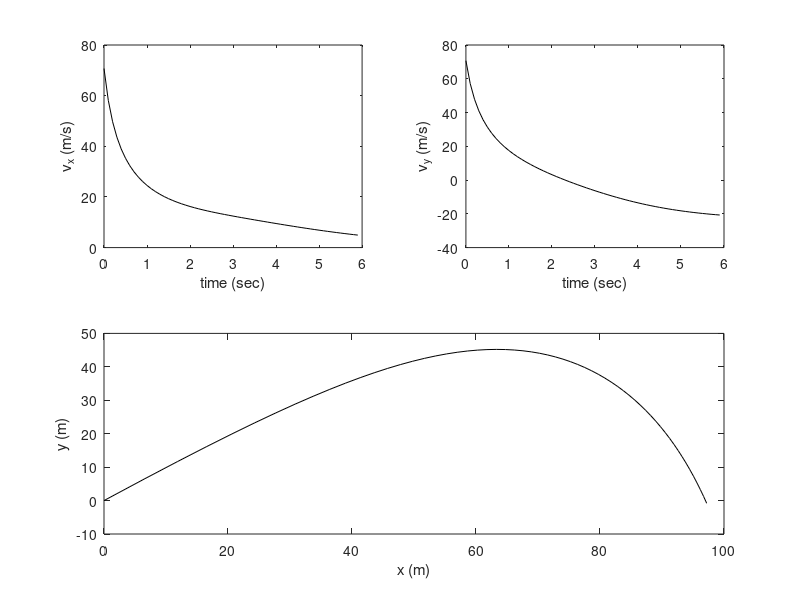

MATLAB code to generate this figure:
% Projectile Motion:
% Program to compute the 2D projectile of a baseball using
% the Euler, Euler-Cromer, and Midpoint methods.
%
clear, clc
% Initial conditions
x0=[0 0];
theta=45*pi/180;
v0=100;
v0=[v0*cos(theta) v0*sin(theta)];
x=x0;
v=v0;
state=[x v];
time=0;
method=menu('Numerical method','Midpoint','Runge Kutta','Adaptive Runge Kutta');
% Other parameters
grav=[0,-9.8];         % acceleration of gravity
cd = 0.35;             % drag coefficient
r  = .037;             % radius of baseball
area = pi*r*r;         % frontal area of baseball
mass = 0.145;          % mass of baseball
rho = 1.2;             % air density
tau=0.1;               % time step size
dat=[time x v];        % solution matrix
dragconst=0.5*rho*area/mass;
adaptErr=5e-4;
%
counter = 0;
while(x(2)>=0 & counter<10000)         % repeat until the projectile hits the ground
    counter = counter + 1;
    if(method==1)      % Midpoint
        accel = grav-dragconst*v*norm(v);
        vnew = v + tau*accel;
        x = x + tau*0.5*(v+vnew);
        v = vnew;
        time = time + tau;
    elseif(method==2)  % Runge Kutta
        % Call rk4
        x = [state(1) state(2)];   % 4th order Runge-Kutta
        v = [state(3) state(4)];
        time = time + tau; 
    else               % Adaptive Runge Kutta
        % Call rka
        x = [state(1) state(2)];   % 4th order Runge-Kutta
        v = [state(3) state(4)];
    end
    dat=[dat;time x v];
end
%
if(method==1)
    col='k-';
elseif(method==2)
    col='bp';
else
    col='rd';
end
subplot(221)
plot(dat(:,1),dat(:,4),col)
xlabel('time (sec)'), ylabel('v_x (m/s)')
hold on
subplot(222)
plot(dat(:,1),dat(:,5),col)
xlabel('time (sec)'), ylabel('v_y (m/s)')
hold on
subplot(212)
plot(dat(:,2),dat(:,3),col)
xlabel('x (m)'), ylabel('y (m)')
hold on